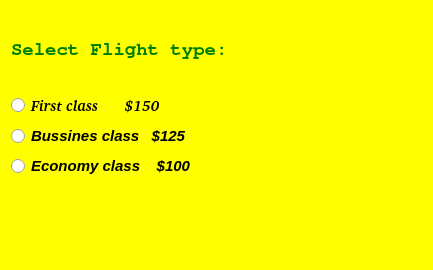
<?xml version="1.0" encoding="UTF-8"?>
<ui version="4.0">
 <class>Dialog</class>
 <widget class="QDialog" name="Dialog">
  <property name="geometry">
   <rect>
    <x>0</x>
    <y>0</y>
    <width>433</width>
    <height>270</height>
   </rect>
  </property>
  <property name="windowTitle">
   <string>Dialog</string>
  </property>
  <property name="styleSheet">
   <string notr="true">QDialog {

background-color:yellow

}

QLabel {
color:green

}</string>
  </property>
  <layout class="QVBoxLayout" name="verticalLayout_2">
   <item>
    <widget class="QLabel" name="label">
     <property name="font">
      <font>
       <family>Nimbus Mono L</family>
       <pointsize>14</pointsize>
       <bold>true</bold>
      </font>
     </property>
     <property name="text">
      <string>Select Flight type:</string>
     </property>
    </widget>
   </item>
   <item>
    <layout class="QVBoxLayout" name="verticalLayout">
     <item>
      <widget class="QRadioButton" name="radioButton_first">
       <property name="font">
        <font>
         <family>Nimbus Mono PS [UKWN]</family>
         <pointsize>11</pointsize>
         <italic>true</italic>
         <bold>true</bold>
        </font>
       </property>
       <property name="text">
        <string>First class      $150</string>
       </property>
      </widget>
     </item>
     <item>
      <widget class="QRadioButton" name="radioButton_buis">
       <property name="font">
        <font>
         <pointsize>11</pointsize>
         <italic>true</italic>
         <bold>true</bold>
        </font>
       </property>
       <property name="text">
        <string>Bussines class   $125</string>
       </property>
      </widget>
     </item>
     <item>
      <widget class="QRadioButton" name="radioButton_econom">
       <property name="font">
        <font>
         <pointsize>11</pointsize>
         <italic>true</italic>
         <bold>true</bold>
        </font>
       </property>
       <property name="text">
        <string>Economy class    $100</string>
       </property>
      </widget>
     </item>
    </layout>
   </item>
   <item>
    <widget class="QLabel" name="result_label">
     <property name="font">
      <font>
       <family>Nimbus Mono L</family>
       <pointsize>14</pointsize>
       <bold>true</bold>
      </font>
     </property>
     <property name="styleSheet">
      <string notr="true"/>
     </property>
     <property name="text">
      <string/>
     </property>
    </widget>
   </item>
  </layout>
 </widget>
 <resources/>
 <connections/>
</ui>
